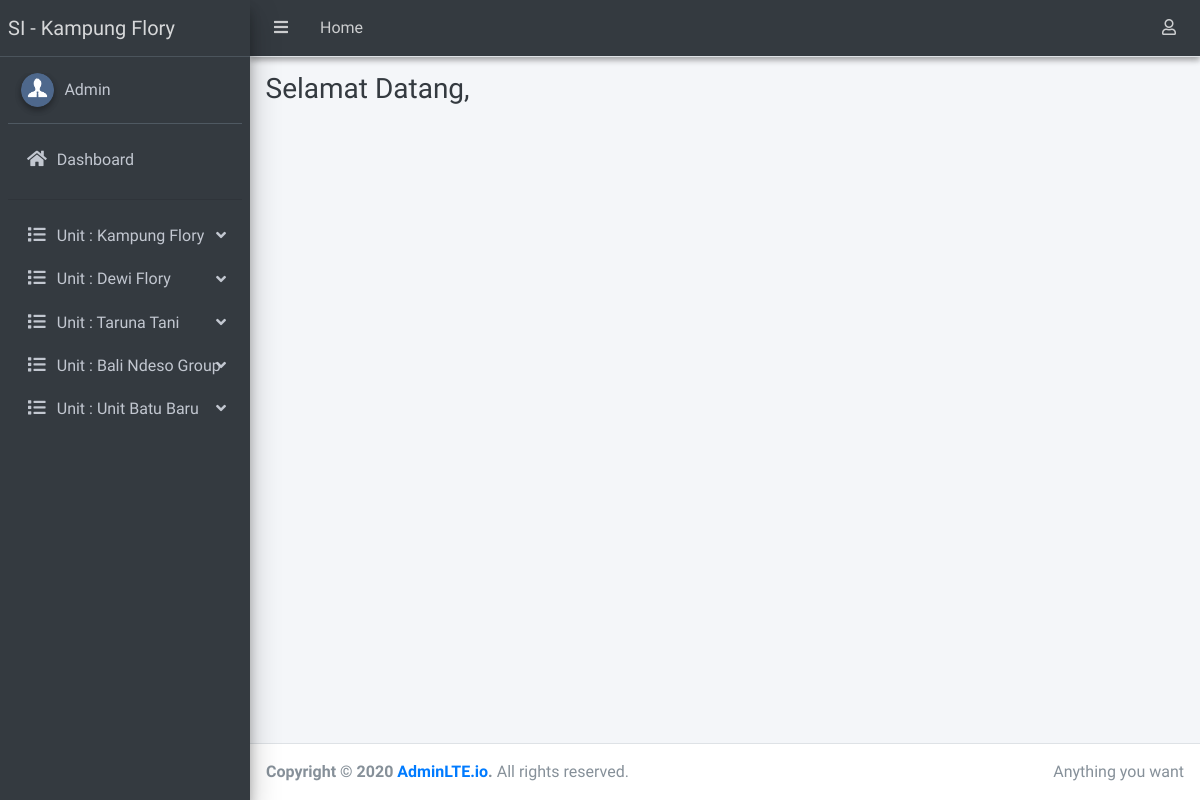
The app's page /admin/index.php with its own data.
### tables this page shows
CREATE TABLE `tb_unit` (
  `id_unit` int(11) NOT NULL,
  `nama_unit` varchar(30) DEFAULT NULL,
  `jenis_usaha` varchar(100) DEFAULT NULL
);

### admin/_menu.php (the view, shortened to what this page needs)
<li class="nav-item">
	<a href="?hal=beranda" class="nav-link">
		<i class="nav-icon fas fa-home"></i>
		<p> Dashboard </p>
	</a>
</li>
<li class="nav-item">
	<hr>
</li>
<?php
$query="SELECT * from tb_unit";
$result=$mysqli->query($query);
$num_result=$result->num_rows;
if ($num_result > 0 ) {
	while ($data=mysqli_fetch_assoc($result)) {
		extract($data);  ?>
		<li class="nav-item has-treeview">
			<a href="#" class="nav-link">
				<i class="nav-icon fas fa-list"></i>
				<p>
					Unit : <?=$nama_unit;?>
					<i class="fas fa-angle-down right"></i>
				</p>
			</a>
		</li>
		<?php } } ?>

### records on screen
tb_unit: nama_unit "Kampung Flory"
tb_unit: nama_unit "Dewi Flory"
tb_unit: nama_unit "Taruna Tani"
tb_unit: nama_unit "Bali Ndeso Group"
tb_unit: nama_unit "Unit Batu Baru"
